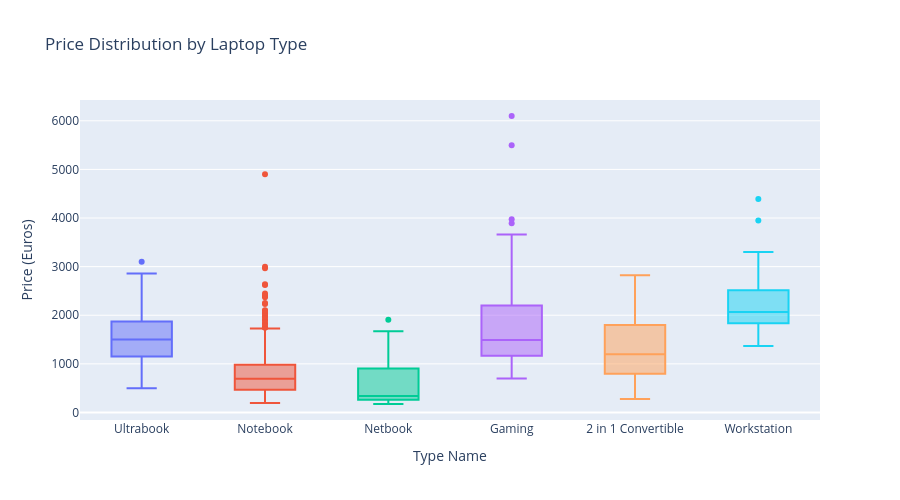

The code cell stored with this chart in its notebook:
### Code cell
fig3 =px.box(df, x="TypeName", y="Price_euros", color="TypeName", title="Price Distribution by Laptop Type",
             labels={"TypeName": "Type Name", "Price_euros": "Price (Euros)"}, points="outliers")
#points to show only outliers, can change to "all" to show all points or "suspectedoutliers" for only suspected outliers
fig3.update_layout(height=500, showlegend=False)
fig3.show()

### Figure 1 — Plotly figure (JSON) as saved in the notebook; plotly's stock layout.template omitted (floating-point values rounded to 4 significant figures; data arrays with more than 128 entries replaced by an {"elided": "..."} marker saying what was removed)
{"data": [{"alignmentgroup": "True", "boxpoints": "outliers", "hovertemplate": "Type Name=%{x}<br>Price (Euros)=%{y}<extra></extra>", "legendgroup": "Ultrabook", "marker": {"color": "#636efa"}, "name": "Ultrabook", "notched": false, "offsetgroup": "Ultrabook", "orientation": "v", "showlegend": true, "type": "box", "x": {"elided": "196 str values"}, "x0": " ", "xaxis": "x", "y": {"elided": "196 float values"}, "y0": " ", "yaxis": "y"}, {"alignmentgroup": "True", "boxpoints": "outliers", "hovertemplate": "Type Name=%{x}<br>Price (Euros)=%{y}<extra></extra>", "legendgroup": "Notebook", "marker": {"color": "#EF553B"}, "name": "Notebook", "notched": false, "offsetgroup": "Notebook", "orientation": "v", "showlegend": true, "type": "box", "x": {"elided": "727 str values"}, "x0": " ", "xaxis": "x", "y": {"elided": "727 float values"}, "y0": " ", "yaxis": "y"}, {"alignmentgroup": "True", "boxpoints": "outliers", "hovertemplate": "Type Name=%{x}<br>Price (Euros)=%{y}<extra></extra>", "legendgroup": "Netbook", "marker": {"color": "#00cc96"}, "name": "Netbook", "notched": false, "offsetgroup": "Netbook", "orientation": "v", "showlegend": true, "type": "box", "x": ["Netbook", "Netbook", "Netbook", "Netbook", "Netbook", "Netbook", "Netbook", "Netbook", "Netbook", "Netbook", "Netbook", "Netbook", "Netbook", "Netbook", "Netbook", "Netbook", "Netbook", "Netbook", "Netbook", "Netbook", "Netbook", "Netbook", "Netbook", "Netbook", "Netbook"], "x0": " ", "xaxis": "x", "y": [191.9, 553.0, 269.0, 435.0, 340.0, 265.0, 245.0, 295.0, 269.0, 475.0, 744.0, 1389.0, 385.0, 355.0, 297.0, 1483.0, 1669.0, 1908.0, 287.9, 1599.0, 174.0, 1650.0, 209.0, 209.0, 209.0], "y0": " ", "yaxis": "y"}, {"alignmentgroup": "True", "boxpoints": "outliers", "hovertemplate": "Type Name=%{x}<br>Price (Euros)=%{y}<extra></extra>", "legendgroup": "Gaming", "marker": {"color": "#ab63fa"}, "name": "Gaming", "notched": false, "offsetgroup": "Gaming", "orientation": "v", "showlegend": true, "type": "box", "x": {"elided": "205 str values"}, "x0": " ", "xaxis": "x", "y": {"elided": "205 float values"}, "y0": " ", "yaxis": "y"}, {"alignmentgroup": "True", "boxpoints": "outliers", "hovertemplate": "Type Name=%{x}<br>Price (Euros)=%{y}<extra></extra>", "legendgroup": "2 in 1 Convertible", "marker": {"color": "#FFA15A"}, "name": "2 in 1 Convertible", "notched": false, "offsetgroup": "2 in 1 Convertible", "orientation": "v", "showlegend": true, "type": "box", "x": ["2 in 1 Convertible", "2 in 1 Convertible", "2 in 1 Convertible", "2 in 1 Convertible", "2 in 1 Convertible", "2 in 1 Convertible", "2 in 1 Convertible", "2 in 1 Convertible", "2 in 1 Convertible", "2 in 1 Convertible", "2 in 1 Convertible", "2 in 1 Convertible", "2 in 1 Convertible", "2 in 1 Convertible", "2 in 1 Convertible", "2 in 1 Convertible", "2 in 1 Convertible", "2 in 1 Convertible", "2 in 1 Convertible", "2 in 1 Convertible", "2 in 1 Convertible", "2 in 1 Convertible", "2 in 1 Convertible", "2 in 1 Convertible", "2 in 1 Convertible", "2 in 1 Convertible", "2 in 1 Convertible", "2 in 1 Convertible", "2 in 1 Convertible", "2 in 1 Convertible", "2 in 1 Convertible", "2 in 1 Convertible", "2 in 1 Convertible", "2 in 1 Convertible", "2 in 1 Convertible", "2 in 1 Convertible", "2 in 1 Convertible", "2 in 1 Convertible", "2 in 1 Convertible", "2 in 1 Convertible", "2 in 1 Convertible", "2 in 1 Convertible", "2 in 1 Convertible", "2 in 1 Convertible", "2 in 1 Convertible", "2 in 1 Convertible", "2 in 1 Convertible", "2 in 1 Convertible", "2 in 1 Convertible", "2 in 1 Convertible", "2 in 1 Convertible", "2 in 1 Convertible", "2 in 1 Convertible", "2 in 1 Convertible", "2 in 1 Convertible", "2 in 1 Convertible", "2 in 1 Convertible", "2 in 1 Convertible", "2 in 1 Convertible", "2 in 1 Convertible", "2 in 1 Convertible", "2 in 1 Convertible", "2 in 1 Convertible", "2 in 1 Convertible", "2 in 1 Convertible", "2 in 1 Convertible", "2 in 1 Convertible", "2 in 1 Convertible", "2 in 1 Convertible", "2 in 1 Convertible", "2 in 1 Convertible", "2 in 1 Convertible", "2 in 1 Convertible", "2 in 1 Convertible", "2 in 1 Convertible", "2 in 1 Convertible", "2 in 1 Convertible", "2 in 1 Convertible", "2 in 1 Convertible", "2 in 1 Convertible", "2 in 1 Convertible", "2 in 1 Convertible", "2 in 1 Convertible", "2 in 1 Convertible", "2 in 1 Convertible", "2 in 1 Convertible", "2 in 1 Convertible", "2 in 1 Convertible", "2 in 1 Convertible", "2 in 1 Convertible", "2 in 1 Convertible", "2 in 1 Convertible", "2 in 1 Convertible", "2 in 1 Convertible", "2 in 1 Convertible", "2 in 1 Convertible", "2 in 1 Convertible", "2 in 1 Convertible", "2 in 1 Convertible", "2 in 1 Convertible", "2 in 1 Convertible", "2 in 1 Convertible", "2 in 1 Convertible", "2 in 1 Convertible", "2 in 1 Convertible", "2 in 1 Convertible", "2 in 1 Convertible", "2 in 1 Convertible", "2 in 1 Convertible", "2 in 1 Convertible", "2 in 1 Convertible", "2 in 1 Convertible", "2 in 1 Convertible", "2 in 1 Convertible", "2 in 1 Convertible", "2 in 1 Convertible", "2 in 1 Convertible", "2 in 1 Convertible", "2 in 1 Convertible", "2 in 1 Convertible", "2 in 1 Convertible"], "x0": " ", "xaxis": "x", "y": [819.0, 999.0, 319.0, 847.0, 1399.0, 1399.0, 629.0, 1315.0, 1049.0, 1499.0, 1849.0, 2824.0, 839.0, 1279.0, 899.0, 689.0, 1079.0, 819.0, 1849.0, 1699.0, 799.0, 1499.0, 2499.0, 1975.0, 275.0, 2449.0, 2099.0, 375.0, 1099.0, 869.0, 2509.0, 789.0, 928.0, 1899.0, 299.0, 479.0, 1999.0, 1599.0, 349.0, 739.0, 603.0, 2025.0, 1670.0, 1299.0, 379.0, 639.0, 1757.0, 1034.0, 699.0, 495.0, 1499.0, 2590.0, 1749.0, 669.0, 999.0, 836.6, 649.0, 659.0, 999.0, 1199.0, 1799.0, 839.0, 1970.0, 959.0, 2330.0, 1349.0, 1358.0, 615.0, 2277.0, 2559.0, 1950.0, 1700.0, 684.8, 1799.0, 1399.0, 2013.0, 1649.0, 1825.0, 1799.0, 1299.0, 1159.0, 1899.0, 775.0, 389.0, 1899.0, 1799.0, 1299.0, 889.0, 796.0, 847.0, 1094.0, 1299.0, 798.0, 646.3, 867.0, 549.0, 1669.0, 479.0, 2050.0, 2440.0, 1629.0, 1799.0, 2339.0, 2041.0, 1637.0, 1179.0, 659.0, 1199.0, 1285.0, 999.0, 1149.0, 509.0, 1799.0, 1813.0, 833.0, 638.0, 1499.0, 638.0, 1499.0, 638.0, 1499.0], "y0": " ", "yaxis": "y"}, {"alignmentgroup": "True", "boxpoints": "outliers", "hovertemplate": "Type Name=%{x}<br>Price (Euros)=%{y}<extra></extra>", "legendgroup": "Workstation", "marker": {"color": "#19d3f3"}, "name": "Workstation", "notched": false, "offsetgroup": "Workstation", "orientation": "v", "showlegend": true, "type": "box", "x": ["Workstation", "Workstation", "Workstation", "Workstation", "Workstation", "Workstation", "Workstation", "Workstation", "Workstation", "Workstation", "Workstation", "Workstation", "Workstation", "Workstation", "Workstation", "Workstation", "Workstation", "Workstation", "Workstation", "Workstation", "Workstation", "Workstation", "Workstation", "Workstation", "Workstation", "Workstation", "Workstation", "Workstation", "Workstation"], "x0": " ", "xaxis": "x", "y": [3055.0, 2885.0, 1738.0, 1369.0, 2135.0, 2712.0, 1925.0, 2445.0, 1993.0, 1975.0, 1534.0, 2408.0, 2338.0, 1861.0, 1763.0, 1908.0, 1855.0, 2419.0, 3299.0, 4389.0, 1561.0, 2065.0, 1778.0, 2249.0, 1495.0, 2899.0, 3949.0, 2229.0, 1899.0], "y0": " ", "yaxis": "y"}], "layout": {"boxmode": "overlay", "height": 500, "legend": {"title": {"text": "Type Name"}, "tracegroupgap": 0}, "showlegend": false, "title": {"text": "Price Distribution by Laptop Type"}, "xaxis": {"anchor": "y", "categoryarray": ["Ultrabook", "Notebook", "Netbook", "Gaming", "2 in 1 Convertible", "Workstation"], "categoryorder": "array", "domain": [0, 1], "title": {"text": "Type Name"}}, "yaxis": {"anchor": "x", "domain": [0, 1], "title": {"text": "Price (Euros)"}}}}
